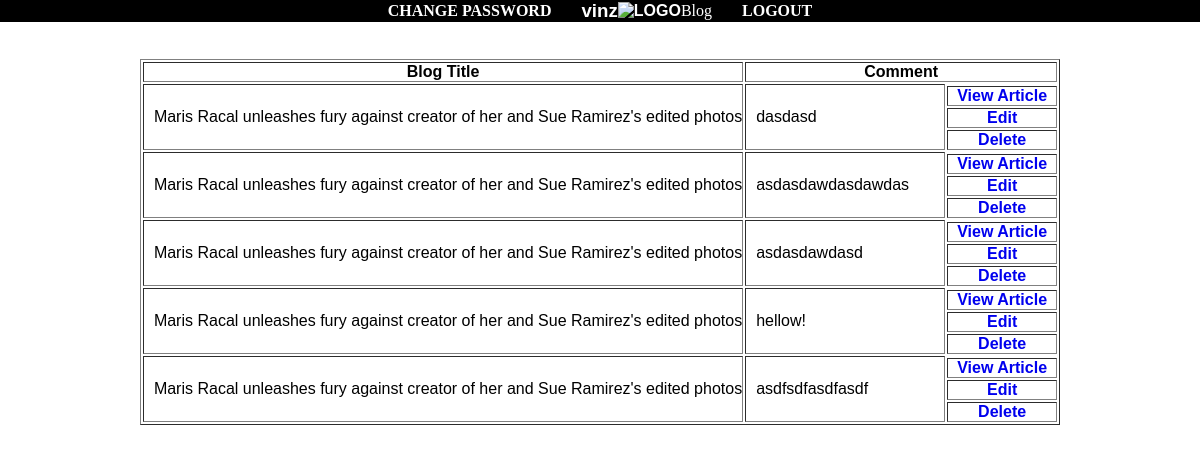
/dashboard.php (signed in), run on the app's committed database.
### tables this page shows
CREATE TABLE `tbl_feedback` (
  `fld_fid` int(11) NOT NULL,
  `fld_username` varchar(64) NOT NULL,
  `fld_feedback` text NOT NULL,
  `fld_bid` int(11) NOT NULL,
  `fld_uid` int(11) NOT NULL
);

CREATE TABLE `tbl_blog` (
  `fld_bid` int(11) NOT NULL,
  `fld_btitle` varchar(128) NOT NULL,
  `fld_bcontent` text NOT NULL,
  `fld_bpict` varchar(128) NOT NULL,
  `fld_bdate` date NOT NULL DEFAULT current_timestamp(),
  `fld_uid` int(11) NOT NULL
);

### dashboard.php (the view, shortened to what this page needs)
<?php
include 'connection.php';
?>
<!DOCTYPE html>
<html lang="en">
<head>
	<link rel="stylesheet"  type="text/css" href="dashboard.css">
	<link rel="stylesheet" href="https://cdnjs.cloudflare.com/ajax/libs/font-awesome/5.8.2/css/all.min.css"
 />
</head>
<body>
<nav>
	<ul>
		<li>
			<?php
			echo "<a href='changePass.php'>Change Password</a>";
			?>
		</li>
    </ul>
        <h3 style="color: white;">vinz</h3>
        <a href="home.php"><img src="blogPics/maxresdefault.png" alt="LOGO" style="width: 50px;
    height: 50px;"></a>
        <span>Blog</span>
    <ul>
        <li>
			<?php
			echo "<a href='logout.php'>logout</a>";
			?>
        </li>
    </ul>
</nav>
<?php
echo "<h1>Comments Written</h1>";
echo "<table border='1'>
<tr>
	<th>Blog Title</th>
	<th colspan='2'>Comment</th>
</tr>";
$uid = $mysqli->real_escape_string($_SESSION['id']);
$sqlGetFeedback="SELECT
		fld_fid
		,tbl_blog.fld_bid
		,tbl_blog.fld_btitle
		, fld_feedback
	FROM tbl_feedback
	JOIN tbl_blog
	ON tbl_feedback.fld_bid = tbl_blog.fld_bid
	WHERE tbl_feedback.fld_uid = '$uid'
	ORDER BY fld_fid DESC";
$resultGetFeedback = $mysqli->query($sqlGetFeedback);
while ($rowGetFeedback = $resultGetFeedback->fetch_assoc()) {
	echo "<tr>";
	echo "<td rowspan='4'>".$rowGetFeedback['fld_btitle']."</td>";
	echo "<td rowspan='4' width='200px'>".$rowGetFeedback['fld_feedback']."</td>";
	echo "<tr>";
	echo "<th width='110px'><a href='viewArticle.php?id=".$rowGetFeedback['fld_bid']."'>View Article</a></th>";
	echo "</tr>";
	echo "<tr>";
	echo "<th  width='70px'><a href='upComment.php?id=".$rowGetFeedback['fld_bid']
		."&fid=".$rowGetFeedback['fld_fid']."'>Edit</a></th>";
	echo "</tr>";
	echo "<tr>";
	echo "<th  width='70px'><a href='delComment.php?id=".$rowGetFeedback['fld_bid']
		."&fid=".$rowGetFeedback['fld_fid']."'>Delete</a></th>";
	echo "</tr>";
}
echo "</table>";
?>
</body>
</html>

### dashboard.css (style rules this page uses)
* { margin:0; padding:0; box-sizing: border-box; font-family:Arial, Helvetica, sans-serif; }
body { width: 100%; height: 100%; background-image: url("blogPics/IndexBG.jpg"); background-position: center; background-repeat: no-repeat; background-size: cover; }
nav { position: relative; width: 100%; background-color: black; display: flex; justify-content: center; align-items: center; }
nav a { text-decoration: none; color: white; font-family:cursive;; font-weight: bold; }
ul li { position: relative; margin: 0px 30px; display: inline; text-transform: uppercase; }
ul li::before { content: ""; position: absolute; width: 0%; height: 5px; bottom: -8px; background-color: white; }
span { color: white; font-family: Lucida Handwriting; }
table { background:white; margin:auto; margin-bottom: 20px; }
table a { text-decoration:none; }
td { padding-left:10px; }
h1 { color:white; }

### data on the page
tbl_feedback: fld_bid.fld_btitle "Maris Racal unleashes fury against creator of her and Sue Ramirez's edited photos", fld_feedback "dasdasd"
tbl_feedback: fld_bid.fld_btitle "Maris Racal unleashes fury against creator of her and Sue Ramirez's edited photos", fld_feedback "asdasdawdasdawdas"
tbl_feedback: fld_bid.fld_btitle "Maris Racal unleashes fury against creator of her and Sue Ramirez's edited photos", fld_feedback "asdasdawdasd"
tbl_feedback: fld_bid.fld_btitle "Maris Racal unleashes fury against creator of her and Sue Ramirez's edited photos", fld_feedback "hellow!"
tbl_feedback: fld_bid.fld_btitle "Maris Racal unleashes fury against creator of her and Sue Ramirez's edited photos", fld_feedback "asdfsdfasdfasdf"
